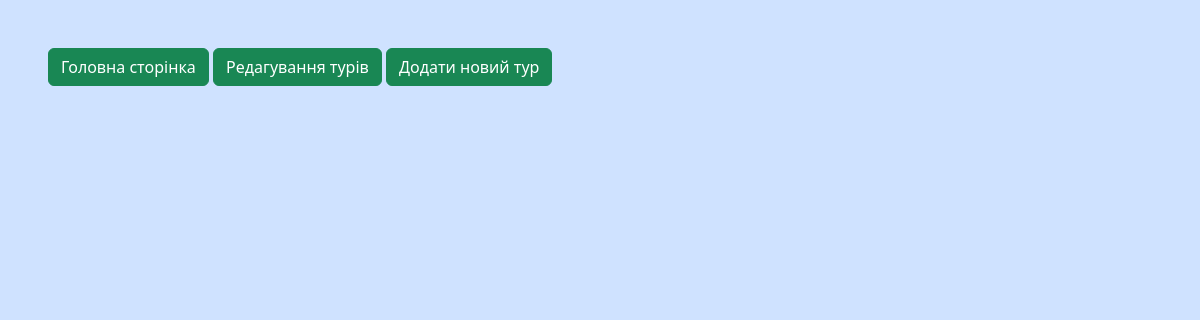
Page /manage-tours/ on the earlier database version.
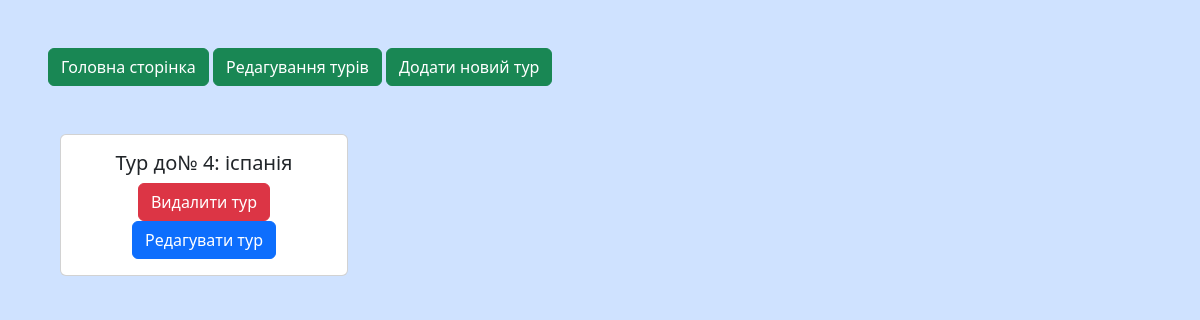
Same page on the later database version.
### app/db/models/Tour.py (models this page shows)
class Tour(Base):
    __tablename__ = "tours"
    id: Mapped[int] = mapped_column(primary_key=True)
    number: Mapped[int] = mapped_column(unique=True)
    name: Mapped[Optional[str]] = mapped_column(String(50), nullable=True)
    is_reserved: Mapped[bool] = mapped_column(Boolean(), default=False)
    def __str__(self):
        return f"Тур до№ {self.number}: {self.name}"

### app/routes/tour.py (the view)
@tour_blueprint.get("/manage-tours/")
def manage_tours():
    with Session() as session:
        tours = session.query(Tour).all()
        return render_template("manage_tours.html", tours=tours)

### app/templates/manage_tours.html (shortened to what this page needs)
{% extends "base.html" %}
{% block content %}
<div class="container text-center">
  <div class="row align-items-center">
    {% for tour in tours %}
    <div class="col">
      <div class="card text-center" style="width: 18rem;">
        <div class="card-body">
          <h5 class="card-title">{{ tour }}</h5>
          <a href="{{ url_for('tours.delete_tour', id=tour.id)}}" class="btn btn-danger">Видалити тур</a>
          <a href="{{ url_for('tours.edit_tour', id=tour.id)}}" class="btn btn-primary">Редагувати тур</a>
        </div>
      </div>
    </div>
    {% endfor %}
  </div>
</div>
{% endblock content %}

### app/templates/base.html (shortened to what this page needs)
<!DOCTYPE html>
<html lang="en">
<head>
    <link href="https://cdn.jsdelivr.net/npm/bootstrap@5.3.3/dist/css/bootstrap.min.css" rel="stylesheet">
</head>
<body class="p-5 bg-primary-subtle">
    {% include "navigation.html" %}
    <br><br>
    {% block content %}
    {% endblock content %}
</body>
</html>

### app/templates/navigation.html
<nav>
    <a class="btn btn-success" href="{{ url_for('tours.index') }}">Головна сторінка</a>
    <a class="btn btn-success" href="{{ url_for('tours.manage_tours') }}">Редагування турів</a>
    <a class="btn btn-success" href="{{ url_for('tours.add_tour') }}">Додати новий тур</a>
</nav>

Differences in the rows shown:
added Tour: number+name "Тур до№ 4: іспанія"
